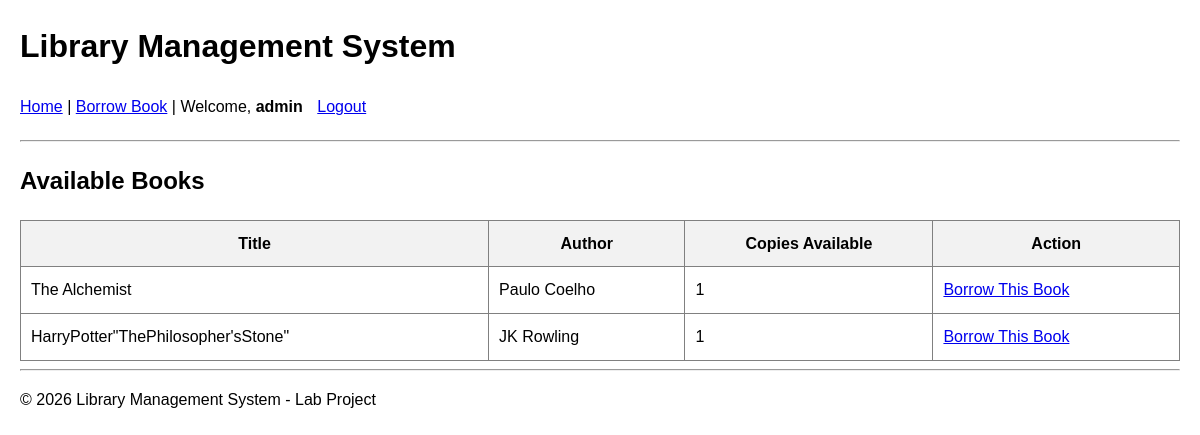
The app's page / (signed in) with its own data.
### library/models.py (models this page shows, shortened)
class Book(models.Model):
    title = models.CharField(max_length=200)
    author = models.CharField(max_length=200)
    available_copies = models.IntegerField(default=1)  # logic depends on this

### library/views.py (the view)
# urls.py: path('', views.home, name='home'),
@login_required
def home(request):
    books = Book.objects.all()
    return render(request, 'library/home.html', {'books': books})

### library/templates/library/home.html
{% extends "library/base.html" %}
{% block content %}
<h2>Available Books</h2>
<table border="1" cellpadding="10" style="border-collapse: collapse; width: 100%;">
    <thead>
        <tr style="background-color: #f2f2f2;">
            <th>Title</th>
            <th>Author</th>
            <th>Copies Available</th>
            <th>Action</th>
        </tr>
    </thead>
    <tbody>
        {% for book in books %}
        <tr>
            <td>{{ book.title }}</td>
            <td>{{ book.author }}</td>
            <td>{{ book.available_copies }}</td>
            <td>
                {% if book.available_copies > 0 %}
                    <a href="{% url 'borrow_book' book.id %}">Borrow This Book</a>
                {% else %}
                    <span style="color: red;">Out of Stock</span>
                {% endif %}
            </td>
        </tr>
        {% empty %}
        <tr>
            <td colspan="4">No books found in the database.</td>
        </tr>
        {% endfor %}
    </tbody>
</table>
{% endblock %}

### library/templates/library/base.html (shortened to what this page needs)
{% load static %}
<!DOCTYPE html>
<html lang="en">
<head>
</head>
<body>
<header>
    <h1>Library Management System</h1>
    <nav>
        {% if user.is_authenticated %}
            <a href="{% url 'home' %}">Home</a> |
            <a href="{% url 'borrow_book' %}">Borrow Book</a> |
            Welcome, <strong>{{ user.username }}</strong>
            <form action="{% url 'logout' %}" method="post" style="display:inline; margin-left: 10px;">
                <button type="submit" class="logout-btn">Logout</button>
            </form>
        {% else %}
            <span>Please login to access the library!!</span>
        {% endif %}
    </nav>
    <hr>
</header>
<main>
    {% block content %}
    {% endblock %}
</main>
<hr>
<footer>
    <p>&copy; 2026 Library Management System - Lab Project</p>
</footer>
</body>
</html>

### library/templates/library/base.html (style rules this page uses)
body { font-family: sans-serif; line-height: 1.6; margin: 20px; }
.logout-btn { background: none; border: none; color: #0000EE; text-decoration: underline; cursor: pointer; padding: 0; font: inherit; }
nav { margin-bottom: 20px; }

### records on screen
Book: title "The Alchemist", author "Paulo Coelho", available_copies "1", shows "Borrow This Book"
Book: title "HarryPotter\"ThePhilosopher'sStone\"", author "JK Rowling", available_copies "1", shows "Borrow This Book"

### other values on screen
{{ user.username }} "admin"
